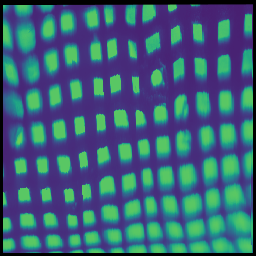
#> input picture Image Processing/Cap403border.png, 256 x 256 px
$ python 'Image Process White.py'
#> lines starting #> are read from the running program, lines starting #| are printed output that depends on the picture; after the words box and inside, x2 and y2 are one past the last pixel; in counts of white or black regions, pixels touching at a corner belong together
# The program will take in a slightly warped grid and output a true grid by remapping every point.
# It will locate every white region and grab the upper-right most point of that region.
# This yields a "grid" of points that is slightly warped.
#
# Simply do an exhaustive search of all the lowest potential grids to find the ideal
#
# This whole transform generates an LUT of each region's centroid, and
# linear interpolation is used to transform the image for all future samples.

# Note: doesn't work on MacOS for some reason, only Windows. Have not tested on Linux.

import numpy as np
import scipy.interpolate as inter
from scipy import ndimage as ndi
import skimage as ski
import skimage.morphology as morph
import skimage.feature as feat
import matplotlib.pyplot as plt

squarewidth = 20
squaredist = 5
img_size = 250

# rotated, streched, offset grid parameters (close to ideal): (35, 26, 10, 15, 15, 0)

class RegionFinder:
    def __init__(self):
        fig, self.axes = plt.subplots(1, 3)
        self.init = ski.io.imread('Cap403border.png', as_gray=True)
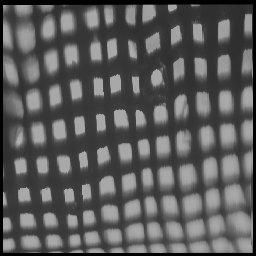
#> self.init: shape (256, 256) float64; min 0, max 0.696, mean 0.355

        self.axes[0].imshow(self.init, cmap=plt.cm.gray, interpolation='nearest')

        self.warpcenters = self.findWarpedCenters()
        xs = [x[1] for x in self.warpcenters]
        ys = [x[0] for x in self.warpcenters]
        self.axes[0].scatter(xs, ys, s=10)
        self.axes[2].scatter(xs, ys, s=10)

        # def getIdealGrid(self, sqh, sqv, numsquare, angle, tranX, tranY)
        self.ideal = self.getIdealGrid(28, 20, 12, 8, 5, -10)
        # self.ideal = self.findGrid()
        print(self.testGridLoss(self.ideal))
        xss = [x[1] for x in self.ideal]
        yss = [x[0] for x in self.ideal]
        self.axes[0].scatter(xss, yss, s=10)

        fig, tester = plt.subplots(1, 1)
        tester.imshow(self.init, cmap=plt.cm.gray, interpolation='nearest')
        tester.scatter(xs, ys, s=10)
        tester.scatter(xss, yss, s=10)

        # the axes get flipped because of weird coordinate shenanigans
        self.luty, self.lutx = self.generateMapping(self.warpcenters, self.ideal)
        self.init = self.convertPicture()
        self.axes[1].imshow(ski.io.imread('whitesq.jpg', as_gray=True), cmap=plt.cm.gray)
        self.axes[1].imshow(self.init, cmap=plt.cm.gray)

        xsss = []
        ysss = []
        for i in range(len(xs)):
            xsss.append(int(xs[i] + self.lutx(xs[i], ys[i])))
            ysss.append(int(ys[i] + self.luty(xs[i], ys[i])))

        self.axes[1].scatter(xsss, ysss, s=10)

        # fig, final = plt.subplots(1, 1)
        # final.imshow(self.init, cmap=plt.cm.gray)

        plt.show()

    def findWarpedCenters(self):
        init = self.init

        edges = feat.canny(init, sigma=3.5)
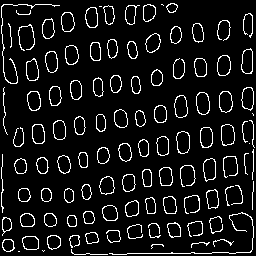
#> edges: shape (256, 256) bool; 8.6% white in thin lines or dots
        edges = morph.dilation(edges)
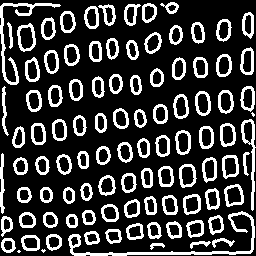
#> edges: shape (256, 256) bool; 23.2% white; 99 white regions (3 under 20 px), largest, box (x1, y1, x2, y2) and area: (68, 211, 255, 256) 915, (0, 3, 61, 85) 592, (241, 119, 256, 211) 369
        filled = ndi.binary_fill_holes(edges)
#> filled: shape (256, 256) bool; 37.5% white; 99 white regions (3 under 20 px), largest, box (x1, y1, x2, y2) and area: (68, 211, 255, 256) 959, (0, 3, 61, 85) 592, (241, 119, 256, 211) 503
        filled = morph.erosion(filled)
#> filled: shape (256, 256) bool; 28.3% white; 105 white regions (5 under 20 px), largest, box (x1, y1, x2, y2) and area: (18, 24, 35, 51) 360, (225, 185, 243, 206) 300, (180, 165, 196, 187) 290
        filled = morph.remove_small_objects(filled, min_size=70)
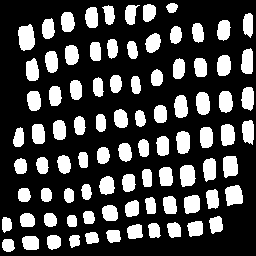
#> filled: shape (256, 256) bool; 27% white; 88 white regions
        labeled, _ = ndi.label(filled)
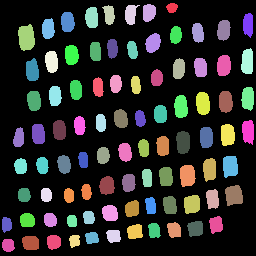
#> labeled: shape (256, 256) int32; 89 distinct labels, from 0 to 88; one colour per label, 0 black

        properties = ski.measure.regionprops(labeled)
#> properties = 88 regions; largest, box (x1, y1, x2, y2) and area: (18, 24, 35, 51) 360, (225, 185, 243, 206) 300, (180, 165, 196, 187) 290, (223, 156, 238, 178) 284, (196, 92, 210, 115) 273
        centers = []
        avg_area = 0
        for k in properties:
            avg_area += k.area
#> this loop made 88 passes
#> avg_area on passes 1 to 12: 90, 286, 460, 656, 890, 1123, 1328, 1545, 1774, 1967, 2327, 2500
#> after the loop, avg_area = 17666
        avg_area /= len(properties)
#> avg_area = 200.8

        # image_label_overlay = ski.color.label2rgb(labeled_init, image=init)

        self.axes[0].imshow(init, cmap=plt.cm.gray, interpolation='nearest')
        # self.axes[0].contour(segmentation, [0.5], linewidths=1.2, colors='y')
        # self.axes[1].imshow(elevation_map, interpolation='nearest')

        for k in properties:
            if 0.5 < k.area / avg_area < 1.5:
                centers.append(k.centroid)
                newcoords = k.coords
                for q in range(len(k.coords)):
                    newcoords[q][1] = k.coords[q][0]
                    newcoords[q][0] = k.coords[q][1]
#> this loop made 88 passes
#> after the loop, centers = 86 pairs, first value 12.15 to 244.8, second value 6.16 to 247.8

        centers = [(round(x), round(y)) for x, y in centers]
#> centers = 86 pairs, first value 12 to 245, second value 6 to 248
#> in __init__, `self.warpcenters = self.findWarpedCenters()`: self.warpcenters has the same summary as centers in findWarpedCenters
#> in __init__, `xs = [x[1] for x in self.warpcenters]`: xs = 86 values, max 248 at index 5, min 6 at index 75, mean 126.3
#> in __init__, `ys = [x[0] for x in self.warpcenters]`: ys = 86 values, max 245 at index 85, min 12 at index 0, mean 137.3
#> the loop in testGridLoss, `for i in self.warpcenters:` made 86 passes
#> i on passes 1 to 12: (12, 149), (14, 109), (14, 130), (17, 91), (22, 67), (24, 248), (28, 48), (30, 223), (32, 198), (35, 175), (43, 153), (48, 112)
#> after the loop in testGridLoss, `for i in self.warpcenters:`: sumofPE = -596.5
#> in __init__, `xss = [x[1] for x in self.ideal]`: xss = 144 values, max 245.4 at index 143, min -15.36 at index 0, mean 115
#> in __init__, `yss = [x[0] for x in self.ideal]`: yss = 144 values, max 297.8 at index 132, min -37.81 at index 11, mean 130

        return centers

    def convertPicture(self):
        pic = self.init
        processed = ski.io.imread('whitesq.jpg', as_gray=True)
        self.axes[2].imshow(pic, cmap=plt.cm.gray)
        for i in range(0, 250, 1):
            for j in range(0, 250, 1):
                dx = int(self.lutx(i, j))
                dy = int(self.luty(i, j))
                ix = i - dx
                iy = j - dy
                if 0 <= ix < 250 and 0 <= iy < 250:
                    processed[j][i] = pic[iy][ix]
        return processed

    def generateMapping(self, warped, ideal):
        # currently closest-neighbor method mapping
        x, y, dx, dy = [], [], [], []
        for warp in warped:
            close = [1000, 1000]
            curmin = 100000000
            for ipt in ideal:
                if self.distBWPts(ipt, warp) < curmin:
                    curmin = self.distBWPts(ipt, warp)
                    close = ipt
            x.append(warp[0])
            y.append(warp[1])
            dx.append(close[0] - warp[0])
            dy.append(close[1] - warp[1])
#> this loop made 86 passes
#> after the loop, dx = 86 values, max 15.37 at index 7, min -14.42 at index 65, mean -4.19; dy = 86 values, max 11.71 at index 85, min -37.71 at index 5, mean 1.58; x has the same summary as ys in __init__; y has the same summary as xs in __init__
            # ideal.remove(close)

        x = np.asarray(x)
        y = np.asarray(y)
        dx = np.asarray(dx)
        dy = np.asarray(dy)
        coors = np.column_stack((x, y))
#> coors has the same summary as centers in findWarpedCenters

        res = 50

        rows = np.arange(0, 251, 250 / res)
        cols = np.arange(0, 251, 250 / res)

        grid_x, grid_y = np.mgrid[0:250:complex(0, res + 1), 0:250:complex(0, res + 1)]

        tlutx = inter.griddata(coors, dx, (grid_x, grid_y))
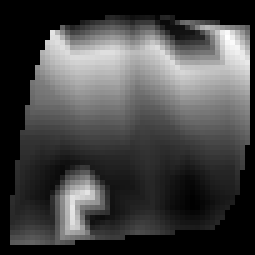
#> tlutx: shape (51, 51) float64 (shown 5 times larger); 26.8% of the values are NaN or infinite; the others: min -14.16, max 14.6, mean -3.48; drawn with min black, max white, NaN and infinite black
        tluty = inter.griddata(coors, dy, (grid_x, grid_y))
        tlutx = self.fill(tlutx)
        tluty = self.fill(tluty)
        lutx = inter.interp2d(rows, cols, tlutx)
        luty = inter.interp2d(rows, cols, tluty)

        return lutx, luty

    def distBWPts(self, c1, c2):
        return np.sqrt(pow(c2[0] - c1[0], 2) + pow(c2[1] - c1[1], 2))

    def findGrid(self):
        w = squarewidth + squaredist
        h = squarewidth + squaredist
        size = 12
        curmin = 1000000000
        ares = 18
        tres = 5
        mina, minx, miny = 0, 0, 0
        for a in range(ares):
            print(a)
            for x in range(tres):
                for y in range(tres):
                    A = 90 * a / ares
                    X = w * x / tres
                    Y = w * y / tres
                    sumofPE = self.testGridLoss(self.getIdealGrid(w, h, size, A, X, Y))
                    if sumofPE < curmin:
                        curmin = sumofPE
                        mina = a
                        minx = x
                        miny = y
                        print(curmin, minx, miny)
        finalideal = self.getIdealGrid(w, h, size, mina, w * minx / tres, w * miny / tres)

        return finalideal

    def testGridLoss(self, idealgrid):
        t = (squarewidth + squaredist) / 3
        sumofPE = 0
        for i in self.warpcenters:
            for j in idealgrid:
                d = np.sqrt(pow(i[0] - j[0], 2) + pow(i[1] - j[1], 2))
                sumofPE += -10 * np.exp(-d / t)
        return sumofPE

    def getIdealGrid(self, sqh, sqv, numsquare, angle, tranX, tranY):
        cors = []
        for i in range(numsquare):
            for j in range(numsquare):
                ang = np.deg2rad(angle)
                cors.append(((i - float(numsquare - 1) / 2) * sqh * np.cos(ang) + tranX -
                             (j - float(numsquare - 1) / 2) * sqv * np.sin(ang) + img_size / 2,
                             (i - float(numsquare - 1) / 2) * sqh * np.sin(ang) + tranY +
                             (j - float(numsquare - 1) / 2) * sqv * np.cos(ang) + img_size / 2))
        return cors

    def fill(self, data, invalid=None):

        if invalid is None:
            invalid = np.isnan(data)
#> invalid: shape (51, 51) bool; 26.8% white; 1 white region, box (x1, y1, x2, y2) and area: (0, 0, 51, 51) 697

        ind = ndi.distance_transform_edt(invalid, return_distances=False, return_indices=True)
        return data[tuple(ind)]


if __name__ == "__main__":
    r = RegionFinder()
#> in fill (call 2), `return data[tuple(ind)]`:
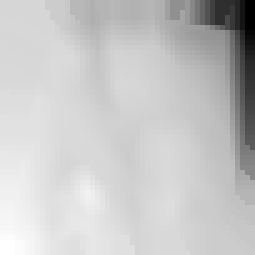
#> returned value: shape (51, 51) float64 (shown 5 times larger); min -34.18, max 11.04, mean 1.08; drawn with min black and max white
#> (the run stopped early here; a loop or call above may not have finished)

$ run again, with Image Processing/Cap403.bmp saved as Image Processing/Cap403border.png
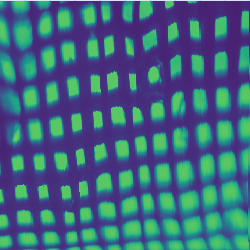
#> input picture Image Processing/Cap403.bmp, 250 x 250 px
#> in findWarpedCenters, `labeled, _ = ndi.label(filled)`:
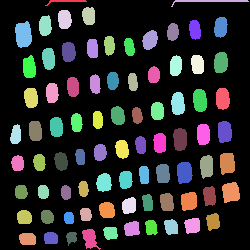
#> labeled: shape (250, 250) int32; 81 distinct labels, from 0 to 80; one colour per label, 0 black
#> properties = 80 regions; largest, box (x1, y1, x2, y2) and area: (15, 21, 32, 48) 360, (222, 182, 240, 203) 297, (177, 162, 193, 184) 290, (220, 153, 235, 175) 284, (193, 89, 207, 112) 273
#> the loop in findWarpedCenters, `for k in properties:` made 80 passes
#> avg_area on passes 1 to 8: 83, 239, 441, 664, 881, 1110, 1303, 1663
#> after the loop in findWarpedCenters, `for k in properties:`: avg_area = 15999
#> in findWarpedCenters, `avg_area /= len(properties)`: avg_area = 200
#> the loop in findWarpedCenters, `for k in properties:` made 80 passes
#> after the loop in findWarpedCenters, `for k in properties:`: centers = 78 pairs, first value 0.686 to 238.6, second value 15.47 to 230.4
#> in findWarpedCenters, `centers = [(round(x), round(y)) for x, y in centers]`: centers = 78 pairs, first value 1 to 239, second value 15 to 230
#> self.warpcenters has the same summary as centers in findWarpedCenters
#> xs = 78 values, max 230 at index 54, min 15 at index 35, mean 121.1
#> ys = 78 values, max 239 at index 77, min 1 at index 0, mean 137.9
#> the loop in testGridLoss, `for i in self.warpcenters:` made 78 passes
#> i on passes 1 to 8: (1, 209), (15, 88), (19, 64), (25, 45), (27, 220), (29, 195), (32, 172), (40, 150)
#> after the loop in testGridLoss, `for i in self.warpcenters:`: sumofPE = -575.4
#> xss = 144 values, max 245.4 at index 143, min -15.36 at index 0, mean 115
#> yss = 144 values, max 297.8 at index 132, min -37.81 at index 11, mean 130
#> the loop in generateMapping, `for warp in warped:` made 78 passes
#> after the loop in generateMapping, `for warp in warped:`: dx = 78 values, max 11.88 at index 16, min -14.06 at index 15, mean -4.68; dy = 78 values, max 9.32 at index 75, min -9.77 at index 64, mean 4.18; x has the same summary as ys in __init__; y has the same summary as xs in __init__
#> coors has the same summary as centers in findWarpedCenters
#> invalid: shape (51, 51) bool; 32.6% white; 1 white region, box (x1, y1, x2, y2) and area: (0, 0, 51, 51) 847
#> in fill (call 2), `return data[tuple(ind)]`:
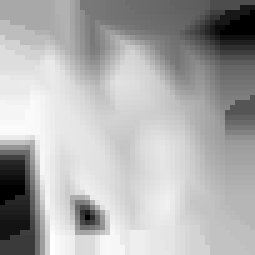
#> returned value: shape (51, 51) float64 (shown 5 times larger); min -9.04, max 9.16, mean 3.41; drawn with min black and max white
